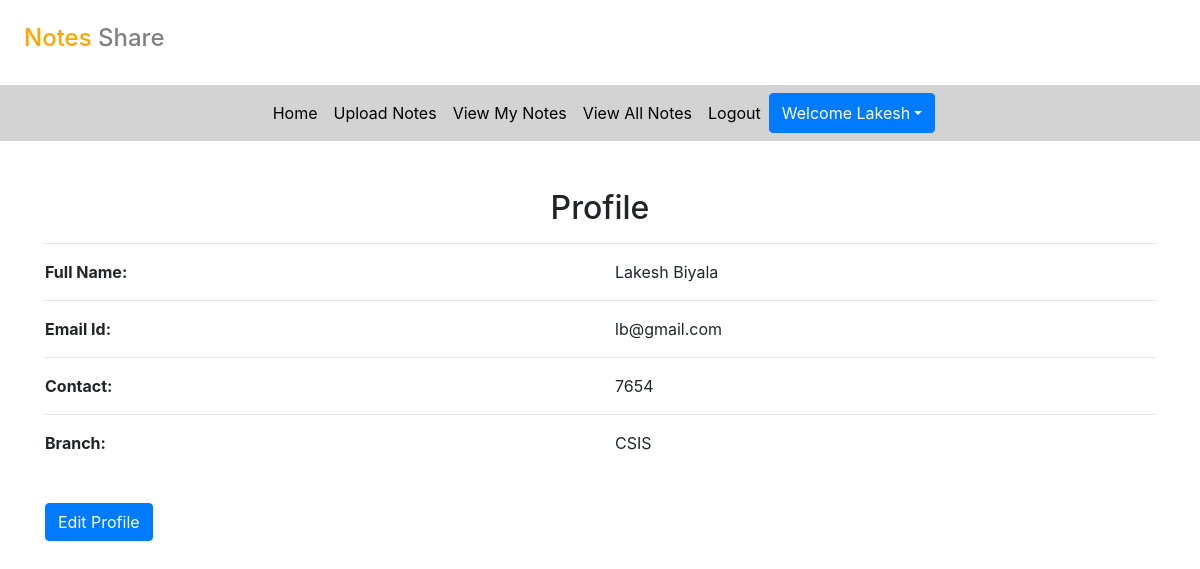
Screenshot of /profile (signed in) with the database file from the repository.
### notes/models.py (models this page shows, shortened)
class Signup(models.Model):
    user = models.ForeignKey(User, on_delete=models.CASCADE)
    contact = models.CharField(max_length=10)
    branch = models.CharField(max_length=30)
    role = models.CharField(max_length=15)

### notes/views.py (the view)
# urls.py: path('profile', profile, name='profile'),
def profile(request):
    if not request.user.is_authenticated:
        return redirect('login')
    user = User.objects.get(id=request.user.id)
    data = Signup.objects.get(user=user)
    d = {'data': data, 'user': user}
    return render(request, 'profile.html', d)

### notes/templates/profile.html
{% extends 'user_nav.html'%}
{% load static %}
{% block body%}
<div class="container mt-5">
    <h2 class="text-center">Profile</h2>
    <hr>
    <div class="row">
        <div class="col-md-6">
            <b>Full Name: </b>
        </div>
        <div class="col-md-6" style="text-transform: capitalize">
            {{data.user.first_name}} {{data.user.last_name}}
        </div>
    </div>
    <hr>
    <div class="row">
        <div class="col-md-6">
            <b>Email Id: </b>
        </div>
        <div class="col-md-6" >
            {{data.user.username}}
        </div>
    </div>
    <hr>
    <div class="row">
        <div class="col-md-6">
            <b>Contact: </b>
        </div>
        <div class="col-md-6" >
            {{data.contact}}
        </div>
    </div>
    <hr>
    <div class="row">
        <div class="col-md-6">
            <b>Branch: </b>
        </div>
        <div class="col-md-6" >
            {{data.branch}}
        </div>
    </div>
    <a href="{% url 'edit_profile' %}" class="btn btn-primary mt-5">Edit Profile</a>
</div>
{% endblock %}

### notes/templates/user_nav.html (shortened to what this page needs)
<!DOCTYPE html>
<html lang="en">
<head>
  {% load static %}
  <link rel="stylesheet" href="https://maxcdn.bootstrapcdn.com/bootstrap/4.3.1/css/bootstrap.min.css">
  <link rel="stylesheet" href="https://use.fontawesome.com/releases/v5.6.3/css/all.css">
  <link rel="stylesheet" href="{% static 'css/mystyle.css' %}">
</head>
<body>
  <h4 style="padding:2%"><span style="color: orange;">Notes</span> <span style="color: grey;">Share</span></h4>
  <nav class="navbar navbar-expand-sm justify-content-center" style="background-color: lightgray;">
  <ul class="navbar-nav">
    <li class="navbar-item">
      <a class="nav-link" href="{% url 'profile' %}">Home</a>
    </li>
    <li class="navbar-item">
      <a class="nav-link" href="{% url 'upload_notes' %}">Upload Notes</a>
    </li>
    <li class="navbar-item">
      <a class="nav-link" href="{% url 'view_mynotes' %}">View My Notes</a>
    </li>
    <li class="navbar-item">
        <a class="nav-link" href="{% url 'view_all_notes' %}">View All Notes</a>
      </li>
    <li class="navbar-item">
      <a class="nav-link" href="{% url 'logout' %}">Logout</a>
    </li>
    <div class="btn-group">
        <button type="button" class="btn btn-primary dropdown-toggle" data-toggle="dropdown">Welcome {{request.user.first_name}}</button>
    </div>
  </ul>
  </nav>
</body>
</html>
{% block body%}
{% endblock %}

### notes/static/css/mystyle.css (style rules this page uses)
.nav-link { color: black; }

### rows the page displays
Signup: user.first_name "Lakesh", user.last_name "Biyala", user.username "lb@gmail.com", contact "7654", branch "CSIS"

### other values shown
{{ request.user.first_name }} "Lakesh"
